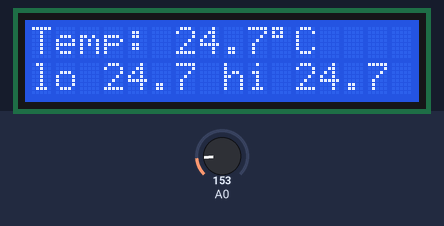
Bench run of a sketch on a simulated Arduino Uno, built with avr-gcc and run on an emulated ATmega328P. Shown: 16×2 character LCD. Inputs (shaded band) come from the test bench; at power-on: A0 = 153. What the sketch prints to the serial monitor is not drawn.

Above: at 1.7 s.
1.8 s: A0 set to 165
At 3.7 s:
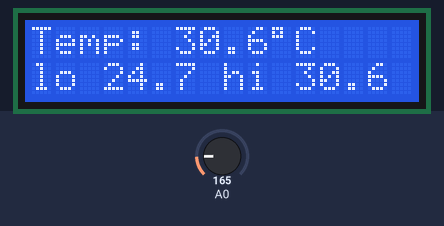
4.0 s: A0 set to 175
At 5.8 s:
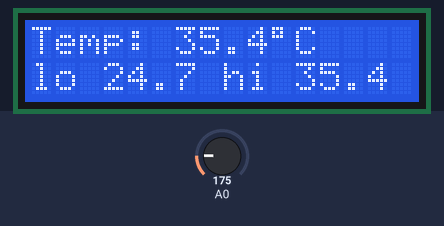
6.1 s: A0 set to 191
At 6.9 s:
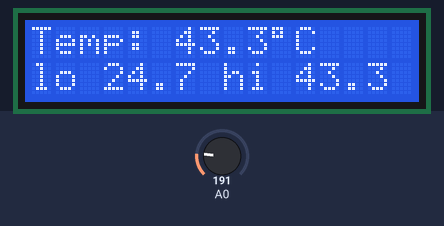
Timing chart, 0 to 9.1 s (numbered marks = the images above; inputs shaded):
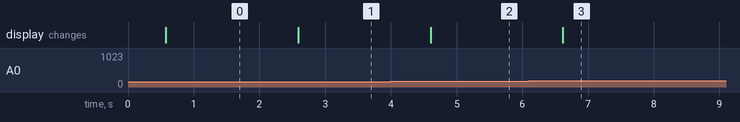

Measured:
- after the input at 1.8 s, the display: changes after 0.79 s (image 1)
- after the input at 4.0 s, the display: changes after 0.60 s (image 2)
- after the input at 6.1 s, the display: changes after 0.52 s (image 3)

The sketch:

thermometer.ino
```cpp
// thermometer — a TMP36 on A0 and a 16×2 character LCD (HD44780, 4-bit mode).
//
//   TMP36: Vout = 0.5 V + 10 mV/°C        LCD: RS D12, E D11, D4–D7 on D5, D4, D3, D2
#include <LiquidCrystal.h>

LiquidCrystal lcd(12, 11, 5, 4, 3, 2);

float minC = 1000, maxC = -1000;

float readCelsius() {
  long sum = 0;
  for (int i = 0; i < 8; i++) sum += analogRead(A0);  // average out ADC noise
  float volts = sum / 8.0 * 5.0 / 1024.0;
  return (volts - 0.5) * 100.0;
}

void setup() {
  Serial.begin(115200);
  lcd.begin(16, 2);
  lcd.print(F("Thermometer"));
  delay(500);
}

void loop() {
  float c = readCelsius();
  minC = min(minC, c);
  maxC = max(maxC, c);
  lcd.clear();
  lcd.print(F("Temp: "));
  lcd.print(c, 1);
  lcd.print((char)223);  // degree sign in the HD44780 ROM
  lcd.print('C');
  lcd.setCursor(0, 1);
  lcd.print(F("lo "));
  lcd.print(minC, 1);
  lcd.print(F(" hi "));
  lcd.print(maxC, 1);
  Serial.print(c, 1);
  Serial.println(F(" C"));
  delay(1000);
}
```
